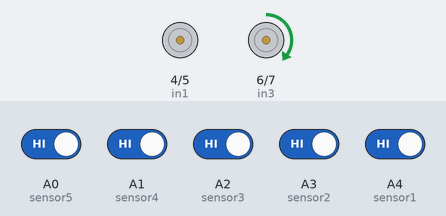
Bench run of a sketch on a simulated Arduino Uno, built with avr-gcc and run on an emulated ATmega328P. Shown: motor-driver pin pairs drawn as motors (green arrow = first pin HIGH = forward, orange = second pin HIGH = backward, longer = more drive, scaled by the enable pin). The inputs (shaded band) are chosen by the test bench; at power-on: A0 (sensor5), A1 (sensor4), A2 (sensor3), A3 (sensor2), A4 (sensor1) HIGH.

Above: at 1.2 s.
1.3 s: A0 (sensor5) driven LOW
At 2.3 s:
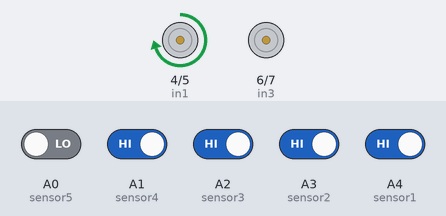
2.8 s: A1 (sensor4) driven LOW
At 3.6 s:
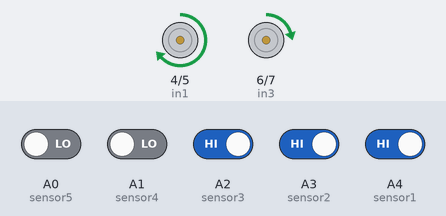
4.3 s: A0 (sensor5) driven HIGH
At 4.7 s:
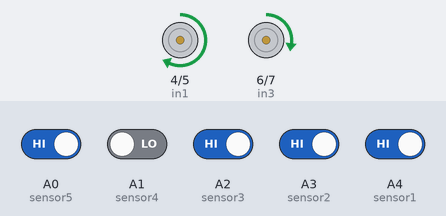
5.8 s: A2 (sensor3) driven LOW
At 7.0 s:
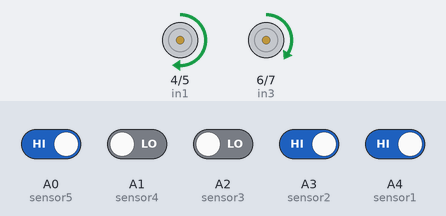
7.3 s: A0 (sensor5) driven LOW and A2 (sensor3) driven HIGH
At 8.2 s:
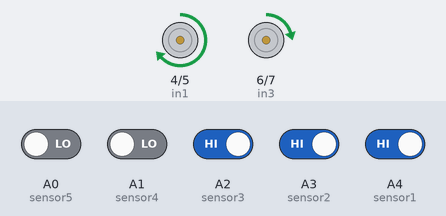
8.8 s: A0 (sensor5) driven HIGH and A1 (sensor4) driven HIGH
At 9.6 s:
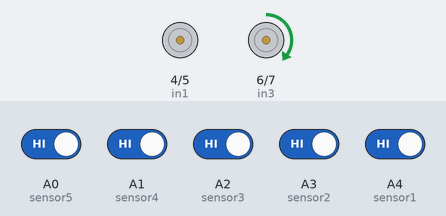
Timing chart, 0 to 11.3 s (numbered marks = the images above; inputs shaded):
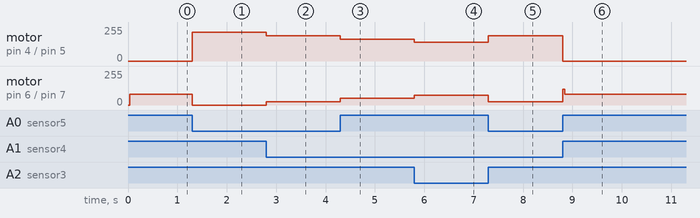

Measured:
- after the input at 1.3 s, motor on pin 4 (in1) / pin 5 (in2): stopped → forward 214/255 at once; motor on pin 6 (in3) / pin 7 (in4): forward 79/255 → stopped at once
- after the input at 2.8 s, motor on pin 4 (in1) / pin 5 (in2): forward 214/255 → forward 189/255 at once; motor on pin 6 (in3) / pin 7 (in4): stopped → forward 25/255 at once
- after the input at 4.3 s, motor on pin 4 (in1) / pin 5 (in2): forward 189/255 → forward 164/255 at once; motor on pin 6 (in3) / pin 7 (in4): forward 25/255 → forward 50/255 at once
- after the input at 5.8 s, motor on pin 4 (in1) / pin 5 (in2): forward 164/255 → forward 139/255 at once; motor on pin 6 (in3) / pin 7 (in4): forward 50/255 → forward 75/255 at once
- after the input at 7.3 s, motor on pin 4 (in1) / pin 5 (in2): forward 139/255 → forward 189/255 at once; motor on pin 6 (in3) / pin 7 (in4): forward 75/255 → forward 25/255 at once
- after the input at 8.8 s, motor on pin 4 (in1) / pin 5 (in2): forward 189/255 → stopped at once; motor on pin 6 (in3) / pin 7 (in4): forward 25/255 → forward 79/255 at once

The sketch:

LFR.ino
```cpp
//L298N
#define enA 3 // PWM động cơ trái
#define in1 4
#define in2 5
#define in3 6
#define in4 7
#define enB 9 // PWM động cơ phải

//5 Sensor
#define sensor1 A4  // cảm biến ngoài cùng bên trái
#define sensor2 A3
#define sensor3 A2
#define sensor4 A1
#define sensor5 A0  // cảm biến ngoài cùng bên phải

int ss[5] = {0, 0, 0, 0, 0};

int error = 0, prev_error = 0;
int P = 0, I = 0, D = 0, prev_I = 0, PID_value = 0;
int Kp = 25, Ki = 0, Kd = 16;   // Hệ số PID

int base_speed_l = 114;   // Do động cơ bánh trái yếu hơn bánh phải
int base_speed_r = 100;   // nên phải set xung PWM cao hơn thì xe mới đi thẳng

void readsensor(){
  ss[0] = !digitalRead(sensor1);  // 1 - vạch đen; 0 - nền trắng
  ss[1] = !digitalRead(sensor2);
  ss[2] = !digitalRead(sensor3);
  ss[3] = !digitalRead(sensor4);
  ss[4] = !digitalRead(sensor5);

  if     (ss[0]==0 && ss[1]==0 && ss[2]==0 && ss[3]==0 && ss[4] == 1)      // Lệch nhiều nhất về bên trái
    error = 4;
  else if(ss[0]==0 && ss[1]==0 && ss[2]==0 && ss[3]==1 && ss[4] == 1)
    error = 3;
  else if(ss[0]==0 && ss[1]==0 && ss[2]==0 && ss[3]==1 && ss[4] == 0)
    error = 2;
  else if(ss[0]==0 && ss[1]==0 && ss[2]==1 && ss[3]==1 && ss[4] == 0)
    error = 1;
  else if(ss[0]==0 && ss[1]==0 && ss[2]==1 && ss[3]==0 && ss[4] == 0)
    error = 0;
  else if(ss[0]==0 && ss[1]==1 && ss[2]==1 && ss[3]==0 && ss[4] == 0)
    error = -1;
  else if(ss[0]==0 && ss[1]==1 && ss[2]==0 && ss[3]==0 && ss[4] == 0)
    error = -2;
  else if(ss[0]==1 && ss[1]==1 && ss[2]==0 && ss[3]==0 && ss[4] == 0)
    error = -3;
  else if(ss[0]==1 && ss[1]==0 && ss[2]==0 && ss[3]==0 && ss[4] == 0)     // Lệch nhiều nhất về bên phải
    error = -4;
  else if(ss[0]==0 && ss[1]==0 && ss[2]==0 && ss[3]==0 && ss[4] == 0)     // Ra khỏi quỹ đạo đường đi
    error = 1000;
  else if(ss[0]==1 && ss[1]==1 && ss[2]==1 && ss[3]==1 && ss[4] == 1)     // Tất cả nhận vạch đen
    error = 2000;
}

void calculate_pid(){   // Tính toán giá trị PID
  P = error;
  I = I + error;
  D = error - prev_error;

  PID_value = (Kp * P) + (Ki * I) + (Kd * D);

  prev_I = I;
  prev_error = error;
}

void Forward(){   // Tiến
  digitalWrite(in1, HIGH);
  digitalWrite(in2, LOW);
  digitalWrite(in3, HIGH);
  digitalWrite(in4, LOW);
}

void Reverse(){   // Lùi
  digitalWrite(in1, LOW);
  digitalWrite(in2, HIGH);
  digitalWrite(in3, LOW);
  digitalWrite(in4, HIGH);
}

void TurnLeft(){  // Rẽ trái
  digitalWrite(in1, LOW);
  digitalWrite(in2, LOW);
  digitalWrite(in3, HIGH);
  digitalWrite(in4, LOW);
}

void Stop(){      // Dừng
  digitalWrite(in1, LOW);
  digitalWrite(in2, LOW);
  digitalWrite(in3, LOW);
  digitalWrite(in4, LOW);
}

void motor_control(){
  // Tính tốc độ phù hợp cho động cơ trái phải
  int left_motor_speed = base_speed_l + PID_value;
  int right_motor_speed = base_speed_r - PID_value;

  // Giới hạn giá trị PWM nằm trong khoảng từ 0 đến 255
  constrain(left_motor_speed, 0, 255);
  constrain(right_motor_speed, 0, 255);

  analogWrite(enA, left_motor_speed);   // Tốc độ động cơ trái
  analogWrite(enB, right_motor_speed);  // Tốc độ động cơ phải

  Forward();
}

void setup(){
  pinMode(enA, OUTPUT);
  pinMode(in1, OUTPUT);
  pinMode(in2, OUTPUT);
  pinMode(in3, OUTPUT);
  pinMode(in4, OUTPUT);
  pinMode(enB, OUTPUT);

  pinMode(sensor1, INPUT);
  pinMode(sensor2, INPUT);
  pinMode(sensor3, INPUT);
  pinMode(sensor4, INPUT);
  pinMode(sensor5, INPUT);
}

void loop(){
  readsensor();
  if(error == 1000){     // quay tròn đến khi tìm lại được đường
    Stop();
    analogWrite(enB, 120);
    TurnLeft();
  }
  else if(error == 2000){   // Dừng lại khi cả 5 sensor nhận được vạch đen
    Stop();
  }
  else{                  // dò đường
    calculate_pid();
    motor_control();
  }
}
```
